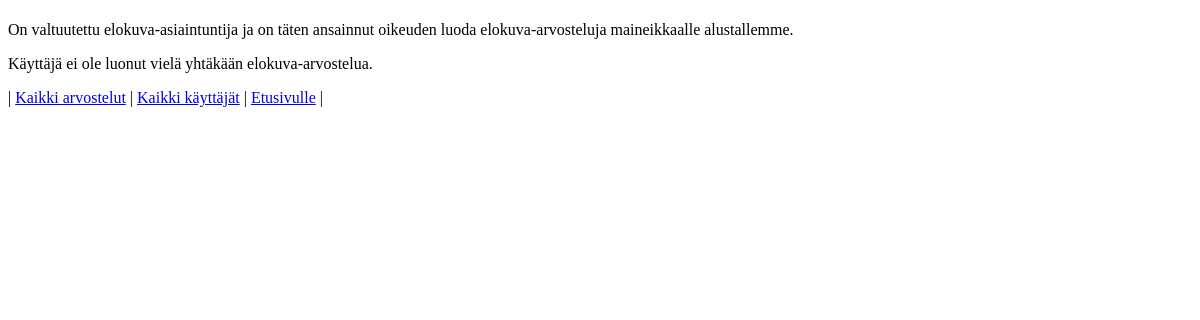
The page /show_user/8 on the database as committed earlier.
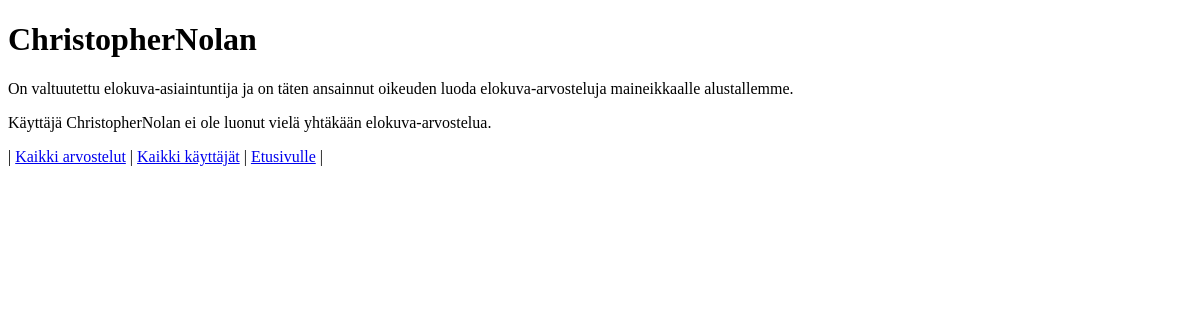
The same page on the database as committed later.
### tables this page shows
CREATE TABLE users (
    id INTEGER PRIMARY KEY,
    username TEXT UNIQUE,
    password_hash TEXT
);

### app.py (the view)
@app.route("/show_user/<int:user_id>")
def show_user(user_id):
    user = users.get_user(user_id)
    items = users.get_users_reviews(user_id)
    return render_template("show_user.html", user=user, reviews=items)

### db.py (called while the page is built)
def get_connection():
    con = sqlite3.connect("database.db")
    con.execute("PRAGMA foreign_keys = ON")
    con.row_factory = sqlite3.Row
    return con

def query(sql, params=[]):
    con = get_connection()
    result = con.execute(sql, params).fetchall()
    con.close()
    return result

### users.py (called while the page is built)
def get_user(user_id):
    sql = """SELECT id, username
            FROM users
            WHERE id = ?
            ;"""
    res = db.query(sql, [user_id])
    return res[0] if res else None

def get_users_reviews(user_id):
    sql = """SELECT R.movie, R.id
            FROM users U, reviews R
            WHERE U.id = R.user_id
            AND U.id = ?
            ;"""
    res = db.query(sql, [user_id])
    print(res)
    return res if res else None

### templates/show_user.html (shortened to what this page needs)
<!DOCTYPE html>
<html>
<head>
</head>
<body>
    <h1>{{ user.username }}</h1>
    <p>
        On valtuutettu elokuva-asiaintuntija ja on täten ansainnut oikeuden luoda elokuva-arvosteluja
        maineikkaalle alustallemme.
    </p>
    {% if reviews %}
    <p>
        <b>Tässä ovat käyttäjän {{ user.username }} luomat arvostelut.</b>
    </p>
    <p>
        Niitä on {{ reviews | count}}.
    </p>
    <ul>
        {% for rev in reviews %}
        <li><a href="/movie_reviews/{{ rev.id }}">{{ rev.movie }}</a></li>
        {% endfor %}
    </ul>
    {% else %}
    <p>Käyttäjä {{ user.username }} ei ole luonut vielä yhtäkään elokuva-arvostelua.</p>
    {% endif %}
    <p>
        |
        <a href="/movie_reviews">Kaikki arvostelut</a> |
        <a href="/all_users">Kaikki käyttäjät</a> |
        <a href="/">Etusivulle</a>
        |
    </p>
</body>
</html>

Rows that differ between the two databases and show on the page:
added users: username "ChristopherNolan"
